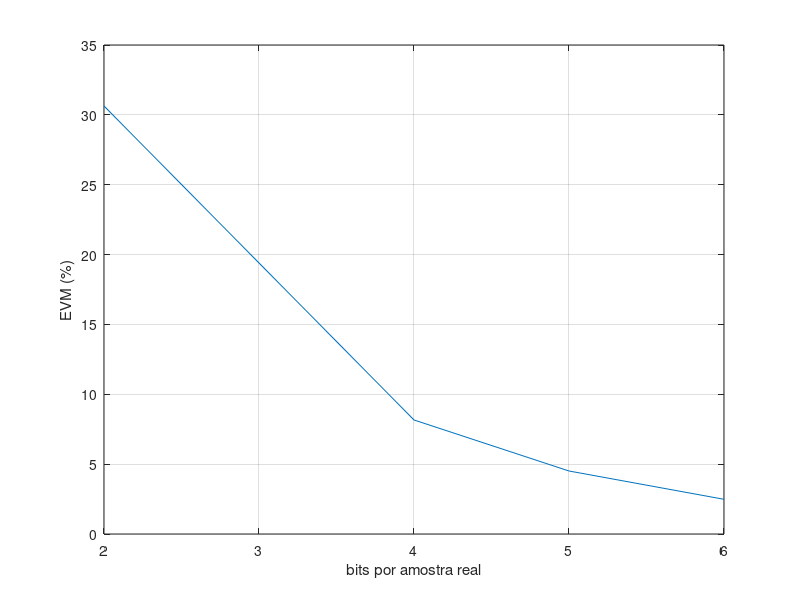

MATLAB code to generate this figure:
N=[16 256 1024 4096];
EVM=[30.6346 8.1618 4.5097 2.484];
K=2; %amostras por vetor
bitsPerSample=log2(N)/K;
plot(bitsPerSample,EVM)
xlabel('bits por amostra real')
ylabel('EVM (%)')
grid